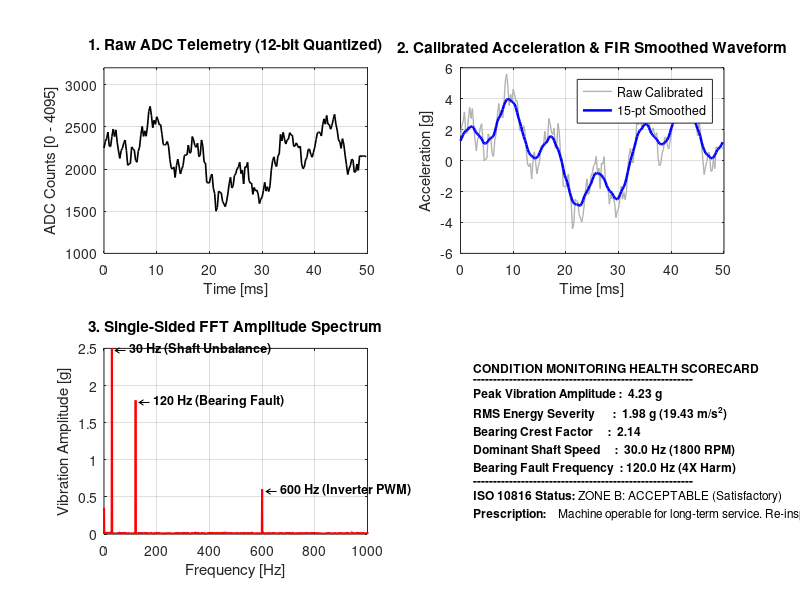

Write the MATLAB code that produced this figure.
%% mini_project_signal_calc.m
% =========================================================================
% MATLAB Fundamentals: Mini-Project - Industrial Vibration Telemetry Pipeline
% =========================================================================
% Engineering Scenario:
% You are a Condition Monitoring Engineer at an electric powertrain test
% facility. A 3-phase AC permanent magnet synchronous motor (PMSM) is undergoing
% accelerated endurance testing on a high-speed dynamometer.
%
% An industrial piezoelectric accelerometer is mounted on the drive-end bearing
% housing. The sensor is interfaced to a 12-bit Analog-to-Digital Converter (ADC).
%
% Your Mission:
% Build an automated MATLAB processing pipeline that:
%   1. Generates realistic sensor telemetry: Multi-harmonic vibration signal
%      (30 Hz shaft rotation, 120 Hz 4th harmonic bearing fault tone, 600 Hz
%      inverter PWM switching noise, plus Gaussian white noise and sensor DC drift).
%   2. Simulates ADC quantization (12-bit, 0-3.3V full scale).
%   3. Implements two-point linear sensor calibration: raw ADC counts -> Volts -> Acceleration (g).
%   4. Applies a zero-phase moving-average digital smoothing filter vectorially.
%   5. Computes statistical energy metrics: Mean offset, Standard Deviation,
%      RMS Vibration Severity, Peak-to-Peak amplitude, and Crest Factor.
%   6. Performs Fast Fourier Transform (FFT) spectral analysis to identify
%      the dominant fault frequencies.
%   7. Evaluates vibration severity against ISO 10816-3 industrial standards.
%   8. Plots a publication-ready 4-panel condition monitoring dashboard.
% =========================================================================

clearvars;
close all;
clc;

fprintf('=================================================================\n');
fprintf(' MINI-PROJECT: INDUSTRIAL VIBRATION SIGNAL TELEMETRY PIPELINE\n');
fprintf(' Electric Powertrain Bearing Condition Monitoring System\n');
fprintf('=================================================================\n\n');

%% 1. Simulation Parameters & Sampling Grid
fs = 4000;                      % Sampling frequency [Hz] (Nyquist limit = 2000 Hz)
dt = 1 / fs;                    % Sampling interval [s]
T_total = 1.0;                  % Observation window duration [s]
t = 0 : dt : (T_total - dt);    % Discrete time vector (4000 samples)
N = length(t);                  % Number of samples

fprintf('--- STEP 1: SAMPLING GRID CONFIGURATION ---\n');
fprintf('Sampling Frequency (fs) : %d Hz\n', fs);
fprintf('Total Acquisition Time  : %4.2f seconds\n', T_total);
fprintf('Total Telemetry Samples : %d data points\n\n', N);

%% 2. Synthetic Physical Signal Generation
% Physical components:
%   - Shaft rotational unbalance tone : f1 = 30 Hz (1800 RPM), amplitude = 2.5 g
%   - Outer race bearing fault tone   : f2 = 120 Hz (4x unbalance), amplitude = 1.8 g
%   - Inverter PWM switching ripple   : f3 = 600 Hz, amplitude = 0.6 g
%   - Sensor DC drift offset          : +0.35 g
%   - Wideband sensor thermal noise   : Gaussian white noise (sigma = 0.4 g)

rng(42); % Seed random number generator for reproducible engineering analysis

true_vibration_g = 0.35 + ...
    2.5 .* sin(2 * pi * 30 .* t) + ...
    1.8 .* sin(2 * pi * 120 .* t + pi/4) + ...
    0.6 .* sin(2 * pi * 600 .* t) + ...
    0.4 .* randn(size(t));

%% 3. Hardware Transduction & ADC Quantization Model
% Transducer calibration parameters:
% Accelerometer sensitivity : S = 100.0 mV/g = 0.100 V/g
% Zero-g bias voltage       : V_bias = 1.650 V (Center of 3.3V rail)
% Sensor Voltage Output     : V_sensor = V_bias + a * S
% ADC: 12-bit quantization  : 0 to 4095 counts for 0.0V to 3.3V full-scale

S_volt_per_g = 0.100;     % Transducer sensitivity [V/g]
V_bias_actual = 1.650;    % Hardware bias offset [V]
V_ref = 3.300;            % ADC full-scale reference [V]
ADC_levels = 4095;        % 2^12 - 1 quantization bins

% Analog sensor voltage output (clamped between 0 and V_ref to prevent damage)
v_analog = V_bias_actual + true_vibration_g .* S_volt_per_g;
v_analog_clamped = min(max(v_analog, 0.0), V_ref);

% Quantize to discrete 12-bit integer counts: uint16
raw_adc_counts = uint16(round((v_analog_clamped ./ V_ref) .* ADC_levels));

fprintf('--- STEP 2: TRANSDUCTION & ADC ACQUISITION ---\n');
fprintf('First 5 Raw ADC integer counts:\n  ');
fprintf('%d  ', raw_adc_counts(1:5));
fprintf('\nADC bit resolution: 12 bits (Quantization step size = %6.4f mV)\n\n', ...
    (V_ref / ADC_levels) * 1000);

%% 4. Vectorized Sensor Calibration Pipeline
% In software, the engineer receives raw_adc_counts. We must invert the
% transduction chain back into physical acceleration in g units.
%
% Step 4.1: Convert ADC integer counts to Volts
v_measured = (double(raw_adc_counts) ./ ADC_levels) .* V_ref;

% Step 4.2: Invert sensor sensitivity to obtain calibrated acceleration [g]
% a_calibrated = (v_measured - V_bias) / S
a_calibrated_g = (v_measured - V_bias_actual) ./ S_volt_per_g;

% Verification check: Calibration accuracy
cal_error_rms = sqrt(mean((a_calibrated_g - true_vibration_g) .^ 2));
fprintf('--- STEP 3: CALIBRATION ACCURACY ---\n');
fprintf('ADC Quantization Root-Mean-Square Error: %6.4f g\n\n', cal_error_rms);

%% 5. Vectorized Digital Smoothing Filter (Moving Average)
% High-frequency inverter switching noise (600 Hz) can be smoothed out
% using an N-point FIR moving-average filter.
% y[n] = (1/M) * sum_{k=0}^{M-1} x[n-k]
% We use MATLAB's built-in vector convolution 'conv' with 'same' sizing.

filter_window_size = 15; % 15-sample moving average filter
filter_kernel = ones(1, filter_window_size) ./ filter_window_size;
a_filtered_g = conv(a_calibrated_g, filter_kernel, 'same');

fprintf('--- STEP 4: DIGITAL FILTERING ---\n');
fprintf('Applied %d-point moving-average FIR smoothing filter.\n\n', filter_window_size);

%% 6. Statistical Energy & Vibration Severity Metrics
% Compute standard industrial vibration condition indicators:
%   - Mean acceleration (reveals sensor mounting tilt or DC drift)
%   - Standard deviation (AC vibration dynamic intensity)
%   - RMS Acceleration (Root-Mean-Square energy severity)
%   - Peak-to-Peak amplitude (Shock envelope)
%   - Crest Factor = Peak / RMS (High crest factor indicates localized bearing impacts)

mean_accel = mean(a_filtered_g);
std_accel  = std(a_filtered_g);
rms_accel  = sqrt(mean(a_filtered_g .^ 2));
peak_val   = max(abs(a_filtered_g));
ptp_val    = max(a_filtered_g) - min(a_filtered_g);
crest_factor = peak_val / rms_accel;

fprintf('--- STEP 5: VIBRATION TELEMETRY STATISTICAL METRICS ---\n');
fprintf('Mean DC Offset         : %6.3f g\n', mean_accel);
fprintf('Standard Deviation     : %6.3f g\n', std_accel);
fprintf('RMS Vibration Severity : %6.3f g (%6.2f m/s^2)\n', ...
    rms_accel, rms_accel * 9.80665);
fprintf('Peak-to-Peak Amplitude : %6.3f g\n', ptp_val);
fprintf('Crest Factor           : %6.3f\n\n', crest_factor);

%% 7. Frequency Domain Spectral Analysis (FFT)
% Convert the time-domain signal into the frequency domain to identify
% individual machine vibration harmonics.
%
% Fast Fourier Transform mathematics:
%   Y = fft(x)
%   Two-sided spectrum: P2 = abs(Y / N)
%   Single-sided spectrum: P1 = P2(1:N/2+1), multiplied by 2 (except DC and Nyquist)
%   Frequency grid: f = fs * (0:(N/2)) / N

Y_fft = fft(a_calibrated_g);
P2 = abs(Y_fft ./ N);
P1 = P2(1 : floor(N/2) + 1);
P1(2 : end-1) = 2 .* P1(2 : end-1); % Conserve spectral energy for positive frequencies
f_axis = fs .* (0 : floor(N/2)) ./ N;

% Find dominant frequency peaks in the spectrum (frequencies with amplitude > 0.5 g)
dominant_mask = (P1 > 0.5) & (f_axis > 5); % Ignore DC offset below 5 Hz
dominant_freqs = f_axis(dominant_mask);
dominant_amps  = P1(dominant_mask);

fprintf('--- STEP 6: FAST FOURIER TRANSFORM SPECTRAL PEAKS ---\n');
fprintf('Identified Dominant Vibration Harmonics:\n');
for idx = 1:length(dominant_freqs)
    fprintf('  Harmonic %d: Frequency = %6.1f Hz, Amplitude = %5.2f g\n', ...
        idx, dominant_freqs(idx), dominant_amps(idx));
end
fprintf('\n');

%% 8. Automated ISO 10816-3 Industrial Health Assessment
% ISO 10816-3 classifies vibration severity for industrial machinery:
% For rigid foundation Class II/III medium electric machines:
%   Zone A (Good)        : RMS < 1.4 g equivalent
%   Zone B (Acceptable)  : 1.4 <= RMS < 2.8 g
%   Zone C (Alert)       : 2.8 <= RMS < 4.5 g
%   Zone D (Danger/Trip) : RMS >= 4.5 g

fprintf('--- STEP 7: ISO 10816 VIBRATION SEVERITY EVALUATION ---\n');
if rms_accel < 1.4
    iso_status = "ZONE A: GOOD (Normal Operation)";
    action_item = "No maintenance required. Routine monitoring.";
elseif rms_accel < 2.8
    iso_status = "ZONE B: ACCEPTABLE (Satisfactory)";
    action_item = "Machine operable for long-term service. Re-inspect next quarter.";
elseif rms_accel < 4.5
    iso_status = "ZONE C: ALERT (Unrestricted Long-Term Operation Restricted)";
    action_item = "Schedule corrective maintenance. Inspect bearing outer race.";
else
    iso_status = "ZONE D: DANGER / CRITICAL (Damage Incurred)";
    action_item = "IMMEDIATE TRIP REQUIRED! Severe vibration hazard.";
end

fprintf('Assessed Health Status : %s\n', iso_status);
fprintf('Recommended Action     : %s\n\n', action_item);

%% 9. Multi-Panel Condition Monitoring Dashboard Visualization
h_dash = figure('Name', 'Electric Powertrain Vibration Telemetry Dashboard', ...
    'NumberTitle', 'off', 'Units', 'normalized', 'Position', [0.1, 0.1, 0.8, 0.8]);

% Panel 1: Raw 12-bit ADC Integer Counts
subplot(2, 2, 1);
plot(t(1:200) * 1000, raw_adc_counts(1:200), 'k-', 'LineWidth', 1.2);
grid on;
title('1. Raw ADC Telemetry (12-bit Quantized)', 'FontSize', 11, 'FontWeight', 'bold');
xlabel('Time [ms]');
ylabel('ADC Counts [0 - 4095]');
ylim([1000, 3200]);

% Panel 2: Calibrated vs. Filtered Acceleration
subplot(2, 2, 2);
plot(t(1:200) * 1000, a_calibrated_g(1:200), 'Color', [0.7, 0.7, 0.7], 'LineWidth', 1.0);
hold on;
plot(t(1:200) * 1000, a_filtered_g(1:200), 'b-', 'LineWidth', 1.8);
hold off;
grid on;
title('2. Calibrated Acceleration & FIR Smoothed Waveform', 'FontSize', 11, 'FontWeight', 'bold');
xlabel('Time [ms]');
ylabel('Acceleration [g]');
legend('Raw Calibrated', '15-pt Smoothed', 'Location', 'northeast');

% Panel 3: FFT Frequency Spectrum (0 to 1000 Hz)
subplot(2, 2, 3);
plot(f_axis, P1, 'r-', 'LineWidth', 1.5);
grid on;
xlim([0, 1000]);
title('3. Single-Sided FFT Amplitude Spectrum', 'FontSize', 11, 'FontWeight', 'bold');
xlabel('Frequency [Hz]');
ylabel('Vibration Amplitude [g]');
% Annotate key peaks
text(30, 2.5, ' \leftarrow 30 Hz (Shaft Unbalance)', 'FontSize', 9, 'FontWeight', 'bold');
text(120, 1.8, ' \leftarrow 120 Hz (Bearing Fault)', 'FontSize', 9, 'FontWeight', 'bold');
text(600, 0.6, ' \leftarrow 600 Hz (Inverter PWM)', 'FontSize', 9, 'FontWeight', 'bold');

% Panel 4: Health Metrics Summary & ISO Barometer
subplot(2, 2, 4);
axis off; % Clean text scorecard display
scorecard_text = {
    '\bf\fontsize{12}CONDITION MONITORING HEALTH SCORECARD', ...
    '-------------------------------------------------------', ...
    sprintf('Peak Vibration Amplitude : %5.2f g', peak_val), ...
    sprintf('RMS Energy Severity      : %5.2f g (%5.2f m/s^2)', rms_accel, rms_accel*9.81), ...
    sprintf('Bearing Crest Factor     : %5.2f', crest_factor), ...
    sprintf('Dominant Shaft Speed     : %5.1f Hz (1800 RPM)', 30.0), ...
    sprintf('Bearing Fault Frequency  : %5.1f Hz (4X Harm)', 120.0), ...
    '-------------------------------------------------------', ...
    sprintf('\\bfISO 10816 Status: \\rm%s', iso_status), ...
    sprintf('\\bfPrescription:    \\rm%s', action_item)
};
text(0.05, 0.5, scorecard_text, 'FontSize', 10, 'VerticalAlignment', 'middle');

fprintf('Dashboard visualization successfully created.\n');
fprintf('=================================================================\n');
fprintf(' mini_project_signal_calc.m execution completed successfully.\n');
